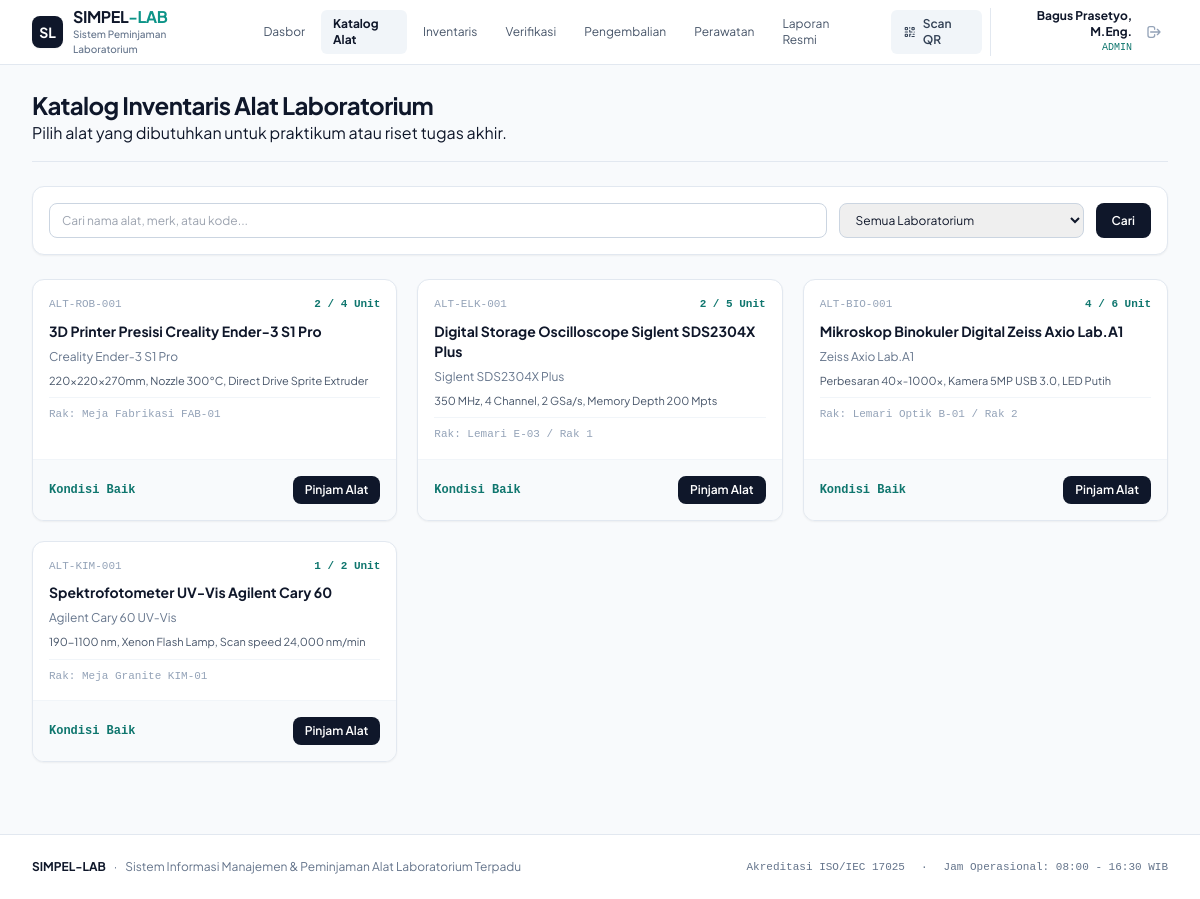
Page /katalog.php on the committed database.
### tables this page shows
CREATE TABLE IF NOT EXISTS `alat` (
  `id` INT AUTO_INCREMENT PRIMARY KEY,
  `kode_alat` VARCHAR(50) NOT NULL UNIQUE,
  `kategori_id` INT NOT NULL,
  `nama_alat` VARCHAR(150) NOT NULL,
  `merk_model` VARCHAR(100) NOT NULL,
  `spesifikasi` TEXT NOT NULL,
  `lokasi_rak` VARCHAR(100) NOT NULL,
  `kondisi` ENUM('BAIK', 'RUSAK_RINGAN', 'RUSAK_BERAT', 'DALAM_PERAWATAN') NOT NULL DEFAULT 'BAIK',
  `total_stok` INT NOT NULL DEFAULT 1,
  `stok_tersedia` INT NOT NULL DEFAULT 1,
  `harga_perkiraan` DECIMAL(15,2) DEFAULT 0,
  `aksesoris` TEXT,
  `foto` VARCHAR(255) DEFAULT NULL,
  `created_at` TIMESTAMP DEFAULT CURRENT_TIMESTAMP,
  FOREIGN KEY (`kategori_id`) REFERENCES `kategori`(`id`) ON DELETE CASCADE
);

### katalog.php (the view, shortened to what this page needs)
<?php
require_once __DIR__ . '/includes/header.php';
$q = $_GET['q'] ?? '';
$sql = "SELECT a.*, k.nama_kategori FROM alat a JOIN kategori k ON a.kategori_id = k.id WHERE 1=1";
$params = [];
$sql .= " ORDER BY a.nama_alat ASC";
$alat_list = [];
if (isset($pdo)) {
    $stmt = $pdo->prepare($sql);
    $stmt->execute($params);
    $alat_list = $stmt->fetchAll();
}
?>
<div class="space-y-6">
  <div class="flex flex-col md:flex-row md:items-center md:justify-between gap-4 pb-4 border-b border-slate-200">
    <div>
      <h1 class="text-xl sm:text-2xl font-bold tracking-tight text-slate-900">
        Katalog Inventaris Alat Laboratorium
      </h1>
      <p className="text-xs sm:text-sm text-slate-500 mt-1">
        Pilih alat yang dibutuhkan untuk praktikum atau riset tugas akhir.
      </p>
    </div>
  </div>
  <form method="GET" action="katalog.php" class="bg-white p-4 rounded-xl border border-slate-200 shadow-sm flex flex-col sm:flex-row gap-3">
    <input
      type="text"
      name="q"
      value="<?= htmlspecialchars($q) ?>"
      placeholder="Cari nama alat, merk, atau kode..."
      class="flex-1 px-3 py-2 text-xs border border-slate-300 rounded-lg focus:outline-none focus:ring-2 focus:ring-slate-900"
    />
    <select name="kat" class="px-3 py-2 text-xs border border-slate-300 rounded-lg">
      <option value="">Semua Laboratorium</option>
    </select>
    <button type="submit" class="px-4 py-2 text-xs font-semibold text-white bg-slate-900 hover:bg-slate-800 rounded-lg">
      Cari
    </button>
  </form>
  <div class="grid grid-cols-1 sm:grid-cols-2 lg:grid-cols-3 xl:grid-cols-4 gap-5">
    <?php if (empty($alat_list)): ?>
      <div class="col-span-full p-12 text-center bg-white rounded-xl border border-slate-200 text-slate-500 text-xs">
        Tidak ada data alat yang ditemukan.
      </div>
    <?php else: ?>
      <?php foreach ($alat_list as $item): ?>
        <div class="bg-white rounded-xl border border-slate-200 overflow-hidden shadow-sm flex flex-col justify-between">
          <div class="p-4 space-y-2">
            <div class="flex justify-between items-center text-[11px] font-mono text-slate-400">
              <span><?= htmlspecialchars($item['kode_alat']) ?></span>
              <span class="text-teal-700 font-bold"><?= $item['stok_tersedia'] ?> / <?= $item['total_stok'] ?> Unit</span>
            </div>
            <h3 class="text-sm font-bold text-slate-900 line-clamp-2">
              <?= htmlspecialchars($item['nama_alat']) ?>
            </h3>
            <p class="text-xs text-slate-500"><?= htmlspecialchars($item['merk_model']) ?></p>
            <p class="text-[11px] text-slate-600 line-clamp-2"><?= htmlspecialchars($item['spesifikasi']) ?></p>
            <div class="text-[11px] font-mono text-slate-400 pt-2 border-t border-slate-100">
              Rak: <?= htmlspecialchars($item['lokasi_rak']) ?>
            </div>
          </div>
          <div class="p-4 bg-slate-50 border-t border-slate-100 flex items-center justify-between">
            <span class="text-xs font-mono font-bold text-slate-900">
              <?= $item['kondisi'] === 'BAIK' ? '<span class="text-teal-700">Kondisi Baik</span>' : '<span class="text-amber-700">' . $item['kondisi'] . '</span>' ?>
            </span>
            <a href="peminjaman.php?alat_id=<?= $item['id'] ?>" class="px-3 py-1.5 text-xs font-semibold text-white bg-slate-900 hover:bg-slate-800 rounded-lg">
              Pinjam Alat
            </a>
          </div>
        </div>
      <?php endforeach; ?>
    <?php endif; ?>
  </div>
</div>
<?php require_once __DIR__ . '/includes/footer.php'; ?>

### includes/header.php (shortened to what this page needs)
<?php
$current_page = basename($_SERVER['PHP_SELF'], '.php');
$user = $_SESSION['user'] ?? [
    'nama_lengkap' => 'Bagus Prasetyo, M.Eng.',
    'role' => 'admin',
    'nim_nip' => '198804152014041002'
];
?>
<!DOCTYPE html>
<html lang="id">
<head>
  <script src="https://cdn.tailwindcss.com"></script>
</head>
<body class="bg-slate-50 text-slate-900 min-h-screen flex flex-col antialiased">
  <header class="no-print sticky top-0 z-40 bg-white border-b border-slate-200">
    <div class="max-w-7xl mx-auto px-4 sm:px-6 lg:px-8">
      <div class="flex items-center justify-between gap-6 h-16">
        <a href="index.php" class="flex items-center gap-2.5">
          <div class="w-8 h-8 rounded-lg bg-slate-900 text-white flex items-center justify-center font-bold text-sm shadow-sm">
            SL
          </div>
          <div class="flex flex-col">
            <span class="text-base font-bold tracking-tight text-slate-900 leading-tight">
              SIMPEL<span class="text-teal-600">-LAB</span>
            </span>
            <span class="text-[10px] text-slate-500 font-medium tracking-normal">
              Sistem Peminjaman Laboratorium
            </span>
          </div>
        </a>
        <nav class="hidden lg:flex items-center gap-1">
          <?php
          $nav = [
            'index' => 'Dasbor',
            'katalog' => 'Katalog Alat',
            'alat' => 'Inventaris',
            'verifikasi' => 'Verifikasi',
            'pengembalian' => 'Pengembalian',
            'perawatan' => 'Perawatan',
            'laporan' => 'Laporan Resmi',
          ];
          foreach ($nav as $file => $label):
            $active = ($current_page === $file) ? 'bg-slate-100 text-slate-900 font-bold' : 'text-slate-600 hover:text-slate-900 hover:bg-slate-50';
          ?>
            <a href="<?= $file ?>.php" class="px-3 py-1.5 text-xs rounded-md transition-colors <?= $active ?>">
              <?= $label ?>
            </a>
          <?php endforeach; ?>
        </nav>
        <div class="flex items-center gap-2">
          <a href="qr.php" class="inline-flex items-center gap-1.5 px-3 py-1.5 text-xs font-semibold text-slate-700 bg-slate-100 hover:bg-slate-200 rounded-md transition-colors">
            <span>Scan QR</span>
          </a>
          <div class="flex items-center gap-2 pl-2 border-l border-slate-200 text-xs">
            <div class="text-right hidden sm:block">
              <span class="font-bold text-slate-900 block"><?= htmlspecialchars($user['nama_lengkap']) ?></span>
              <span class="text-[10px] text-teal-700 font-mono uppercase block"><?= htmlspecialchars($user['role']) ?></span>
            </div>
            <a href="logout.php" title="Keluar Sesi" class="p-1.5 text-slate-400 hover:text-rose-600 rounded">
              <svg class="w-4 h-4" fill="none" stroke="currentColor" viewBox="0 0 24 24"><path stroke-linecap="round" stroke-linejoin="round" stroke-width="2" d="M17 16l4-4m0 0l-4-4m4 4H7m6 4v1a3 3 0 01-3 3H6a3 3 0 01-3-3V7a3 3 0 013-3h4a3 3 0 013 3v1"/></svg>
            </a>
          </div>
        </div>
      </div>
    </div>
  </header>
  <main class="flex-1 max-w-7xl w-full mx-auto px-4 sm:px-6 lg:px-8 py-6">

### includes/footer.php
  </main>
  <footer class="no-print border-t border-slate-200 bg-white py-6 mt-12 text-xs text-slate-500">
    <div class="max-w-7xl mx-auto px-4 sm:px-6 lg:px-8 flex flex-col sm:flex-row items-center justify-between gap-3">
      <div class="flex items-center gap-2">
        <span class="font-bold text-slate-900"><?= htmlspecialchars(APP_NAME) ?></span>
        <span>·</span>
        <span>Sistem Informasi Manajemen & Peminjaman Alat Laboratorium Terpadu</span>
      </div>
      <div class="flex items-center gap-4 text-[11px] font-mono">
        <span>Akreditasi ISO/IEC 17025</span>
        <span>·</span>
        <span>Jam Operasional: 08:00 - 16:30 WIB</span>
      </div>
    </div>
  </footer>
</body>
</html>

### includes/header.php (style rules this page uses)
body { font-family: 'Plus Jakarta Sans', sans-serif; }
.font-mono { font-family: 'JetBrains Mono', monospace; font-variant-numeric: tabular-nums; }

### rows in the picture
alat: kode_alat "ALT-ROB-001", stok_tersedia "2", total_stok "4", nama_alat "3D Printer Presisi Creality Ender-3 S1 Pro", merk_model "Creality Ender-3 S1 Pro", spesifikasi "220x220x270mm, Nozzle 300°C, Direct Drive Sprite Extruder", lokasi_rak "Meja Fabrikasi FAB-01", kondisi "Kondisi Baik"
alat: kode_alat "ALT-ELK-001", stok_tersedia "2", total_stok "5", nama_alat "Digital Storage Oscilloscope Siglent SDS2304X Plus", merk_model "Siglent SDS2304X Plus", spesifikasi "350 MHz, 4 Channel, 2 GSa/s, Memory Depth 200 Mpts", lokasi_rak "Lemari E-03 / Rak 1", kondisi "Kondisi Baik"
alat: kode_alat "ALT-BIO-001", stok_tersedia "4", total_stok "6", nama_alat "Mikroskop Binokuler Digital Zeiss Axio Lab.A1", merk_model "Zeiss Axio Lab.A1", spesifikasi "Perbesaran 40x-1000x, Kamera 5MP USB 3.0, LED Putih", lokasi_rak "Lemari Optik B-01 / Rak 2", kondisi "Kondisi Baik"
alat: kode_alat "ALT-KIM-001", stok_tersedia "1", total_stok "2", nama_alat "Spektrofotometer UV-Vis Agilent Cary 60", merk_model "Agilent Cary 60 UV-Vis", spesifikasi "190-1100 nm, Xenon Flash Lamp, Scan speed 24,000 nm/min", lokasi_rak "Meja Granite KIM-01", kondisi "Kondisi Baik"

### other values in the picture
$label "Dasbor"
$label "Katalog Alat"
$label "Inventaris"
$label "Verifikasi"
$label "Pengembalian"
$label "Perawatan"
$label "Laporan Resmi"
$user['nama_lengkap'] "Bagus Prasetyo, M.Eng."
$user['role'] "ADMIN"
APP_NAME "SIMPEL-LAB"
